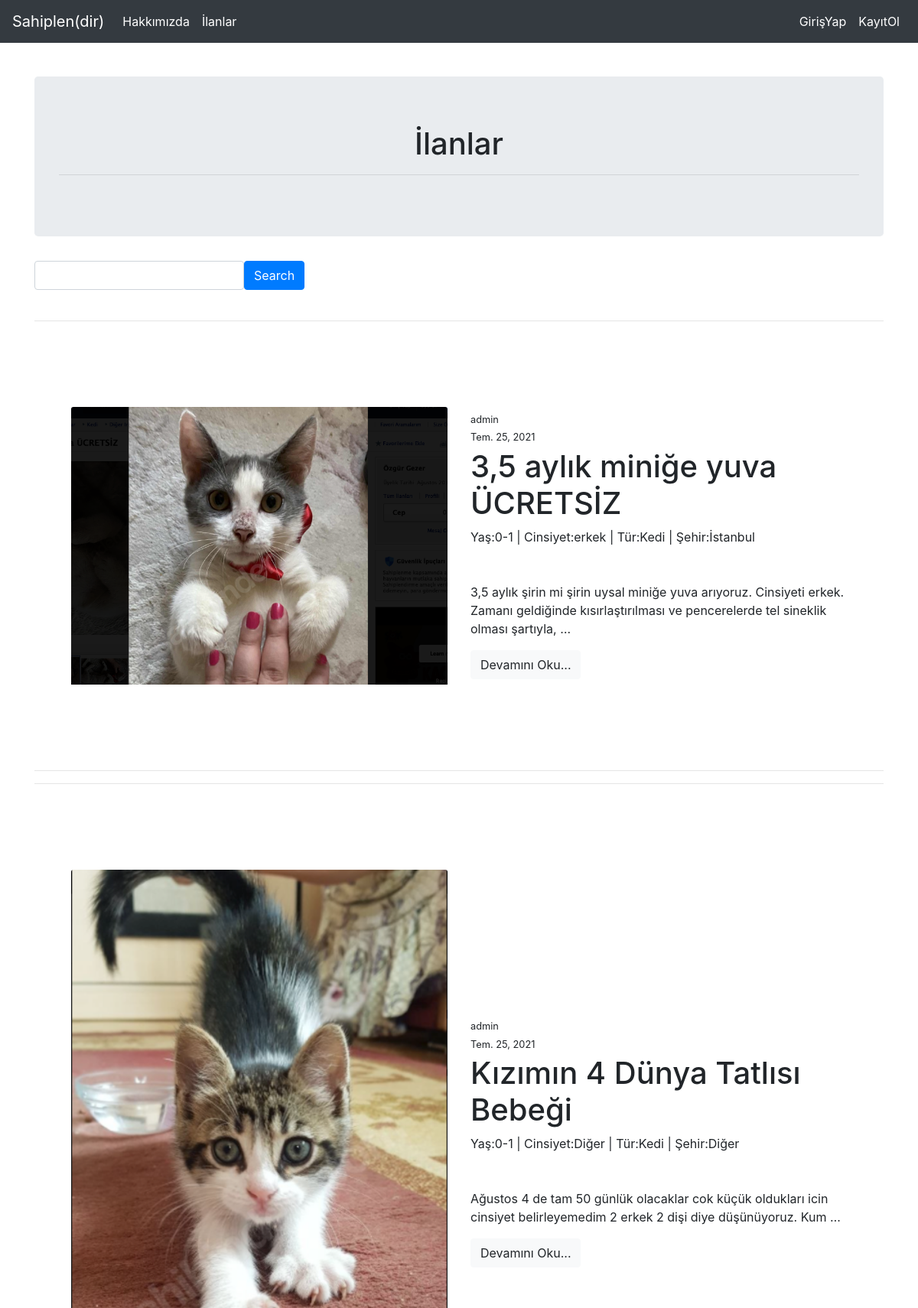
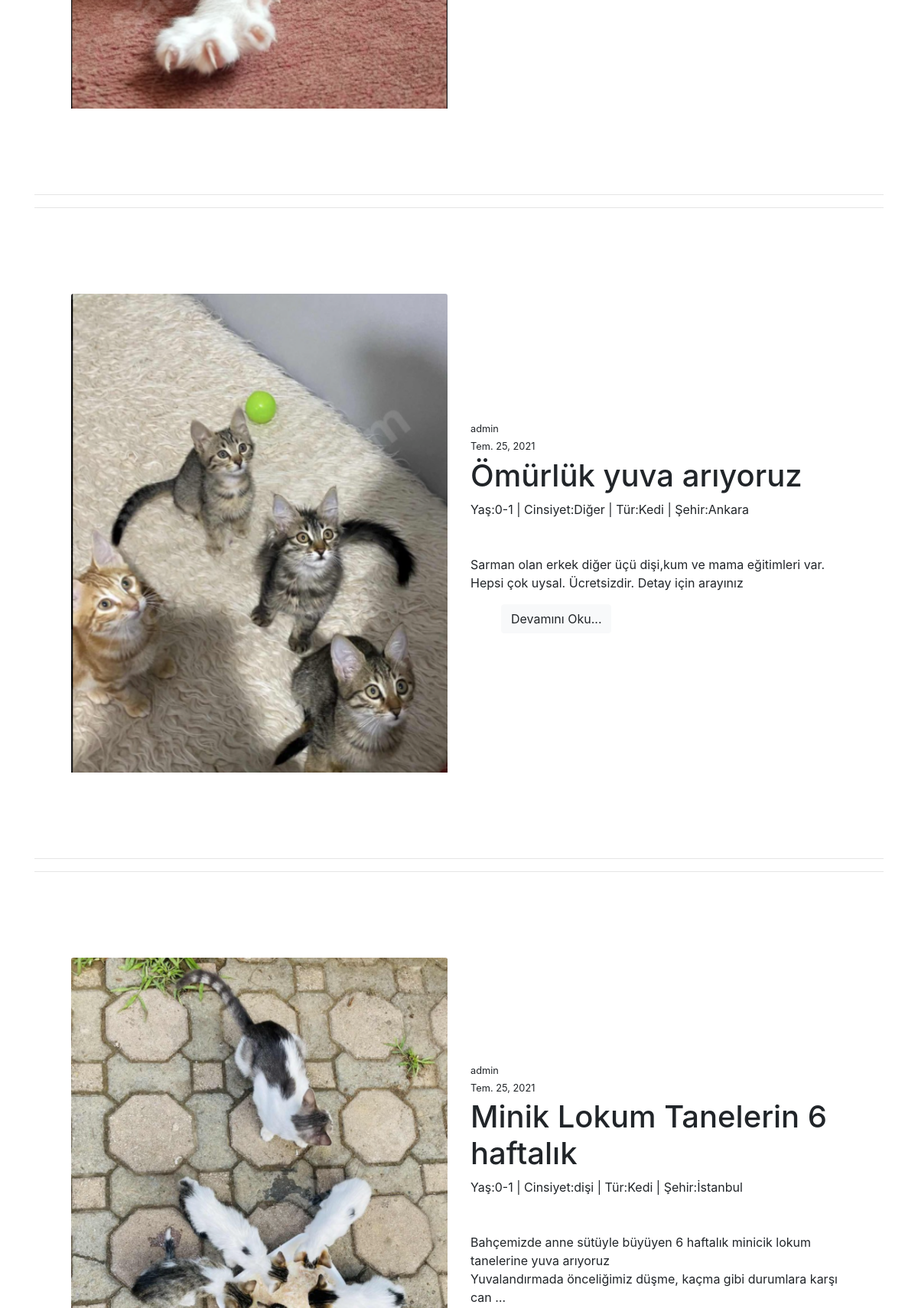
The app's page /articles/ (upper part) with its own data (2 pictures, top to bottom).
### article/models.py (models this page shows, shortened)
class Article(models.Model):
    animal_type_choice = (
        ('Kedi','Kedi'),
        ('Köpek','Köpek'),
        ('Fare','Fare'),
        ('Kaplumbağa','Kaplumbağa'),
        ('Diğer','Diğer'),
    )
    animal_age_choice = (
        ('0-1','0-1'),
        ('1-2','1-2'),
        ('2-3','2-3'),
        ('3-4','3-4'),
        ('Diğer','Diğer'),
    )
    animal_city_choice = (
        ('İstanbul','İstanbul'),
        ('Ankara','Ankara'),
        ('İzmir','İzmir'),
        ('Bursa','Bursa'),
        ('Antalya','Antalya'),
        ('Samsun','Samsun'),
        ('Eskişehir','Eskişehir'),
        ('Trabzon','Trabzon'),
        ('Manisa','Manisa'),
        ('Diğer','Diğer'),
    )
    animal_gender_choice = (
        ('erkek','erkek'),
        ('dişi','dişi'),
        ('Diğer','Diğer'),
    )
    author = models.ForeignKey("auth.User",on_delete=models.CASCADE , verbose_name="Kullanıcı")
    title = models.CharField(max_length=50,verbose_name="Başlık")
    content = RichTextField(verbose_name="İçerik")
    created_date = models.DateField(auto_now_add=True,verbose_name="Oluşturulma Tarihi")
    animal_type = models.CharField(max_length=30,blank=True,null=True,choices=animal_type_choice,verbose_name="Tür")
    animal_city = models.CharField(max_length=40,null = True,blank=True,choices=animal_city_choice,verbose_name="Şehir")
    animal_age = models.CharField(max_length=10,null = True,blank=True,choices=animal_age_choice,verbose_name="Yaş")
    animal_gender = models.CharField(max_length=10,null = True,blank=True,choices=animal_gender_choice,verbose_name="Cinsiyet")
    article_image = models.FileField(blank = True , null = True , verbose_name="Makaleye Fotoğraf Ekleyin")

### article/views.py (the view)
# urls.py: path('',views.articles,name="articles"),
def articles(request):
    keyword = request.GET.get("keyword")
    if keyword:
        articles = Article.objects.filter(title__contains = keyword)
        return render(request,"articles.html",{"articles":articles})
    articles = Article.objects.all()
    return render(request,"deneme2.html",{"articles":articles})

### templates/deneme2.html (shortened to what this page needs)
{% extends "layout.html" %}
{% block body %}
<div class="jumbotron text-center">
    <h1>İlanlar</h1>
    <hr>
</div>
<form>
    <div class="input-group">
        <div class="form-outline">
            <input type="text" name="keyword"  class="form-control" placeholder="" />
        </div>
        <button type="sumbit" class="btn btn-primary">Search</button>
    </div>
</form>
<br>
{% if articles %}
    {% for article in articles %}
        <hr>
        <section class="py-5">
            <div class="container px-4 px-lg-5 my-5">
                <div class="row gx-4 gx-lg-5 align-items-center">
                    {% if  article.article_image %}
                    <div class="col-md-6"><img class="card-img-top mb-5 mb-md-0" src="{{article.article_image.url}}" alt="..." /></div>
                    {% endif %}
                    <div class="col-md-6">
                        <div class="small mb-1">{{article.author.username}}</div>
                        <div class="small mb-1">{{article.created_date}}</div>
                        <h1 class="display-5 fw-bolder">{{article.title}}</h1>
                        <div class="fs-5 mb-5">
                            <span class="text-decoration-line-through">Yaş:{{article.animal_age}} |</span>
                            <span>Cinsiyet:{{article.animal_gender}} |</span>
                            <span>Tür:{{article.animal_type}} |</span>
                            <span>Şehir:{{article.animal_city}}</span>
                        </div>
                        <p class="lead">{{article.content|safe|truncatewords:20}}</p>
                        <div class="d-flex">
                            <a href="/articles/article/{{article.id}}" class="btn btn-light">Devamını Oku...</a>
                        </div>
                    </div>
                </div>
            </div>
        </section>
        <hr>
    {% endfor %}
{% else %}
<br>
<div class = "alert alert-danger">
    Bu blogta böyle bir makale bulunmuyor
</div>
{% endif %}
{% endblock body %}

### templates/layout.html (shortened to what this page needs)
<!DOCTYPE html>
{% load static%}
<html lang="en">
<head>
    <link rel="stylesheet" href="{% static 'css/bootstrap.min.css' %}">
</head>
<body>
    {% include "includes/navbar.html" %}
    <div style = "margin-top : 100px;" class = "container">
        {% block body %}
        {% endblock body %}
    </div>
</body>
</html>

### templates/includes/navbar.html (shortened to what this page needs)
<nav class="navbar navbar-expand-md navbar-dark fixed-top bg-dark">
    <a class="navbar-brand" href="/">Sahiplen(dir)</a>
    <div class="collapse navbar-collapse" id="navbarCollapse">
        <ul class="navbar-nav mr-auto">
          <li class="nav-item active">
            <a class="nav-link" href="/about">Hakkımızda</a>
          </li>
          <li class="nav-item active">
            <a class="nav-link" href="/articles">İlanlar</a>
          </li>
        </ul>
        <ul class="navbar-nav ml-auto">
          {% if request.user.is_authenticated %}
            <li class="nav-item active">
                <a class="nav-link" href="/articles/dashboard">Profilim</a>
            </li>
            <li class="nav-item active">
                <a class="nav-link" href="/user/logout">ÇıkışYap</a>
            </li>
          {% else %}
            <li class="nav-item active">
                <a class="nav-link" href="/user/login">GirişYap</a>
            </li>
          {% endif %}
            <li class="nav-item active">
                <a class="nav-link" href="/user/register">KayıtOl</a>
            </li>
        </ul>
   </div>
</nav>

### records on screen
Article: article_image (picture), author.username "admin", created_date "Tem. 25, 2021", title "3,5 aylık miniğe yuva ÜCRETSİZ", animal_age "0-1", animal_gender "erkek", animal_type "Kedi", animal_city "İstanbul", content "3,5 aylık şirin mi şirin uysal miniğe yuva arıyoruz. Cinsiyeti erkek. Zamanı geldiğinde kısırlaştırılması ve pencerelerde tel sineklik olması şartıyla, …"
Article: article_image (picture), author.username "admin", created_date "Tem. 25, 2021", title "Kızımın 4 Dünya Tatlısı Bebeği", animal_age "0-1", animal_gender "Diğer", animal_type "Kedi", animal_city "Diğer", content "Ağustos 4 de tam 50 günlük olacaklar cok küçük oldukları icin cinsiyet belirleyemedim 2 erkek 2 dişi diye düşünüyoruz. Kum …"
Article: article_image (picture), author.username "admin", created_date "Tem. 25, 2021", title "Ömürlük yuva arıyoruz", animal_age "0-1", animal_gender "Diğer", animal_type "Kedi", animal_city "Ankara", content "Sarman olan erkek diğer üçü dişi,kum ve mama eğitimleri var. Hepsi çok uysal. Ücretsizdir. Detay için arayınız"
Article: article_image (picture), author.username "admin", created_date "Tem. 25, 2021", title "Minik Lokum Tanelerin 6 haftalık", animal_age "0-1", animal_gender "dişi", animal_type "Kedi", animal_city "İstanbul", content "Bahçemizde anne sütüyle büyüyen 6 haftalık minicik lokum tanelerine yuva arıyoruz Yuvalandırmada önceliğimiz düşme, kaçma gibi durumlara karşı can …"
